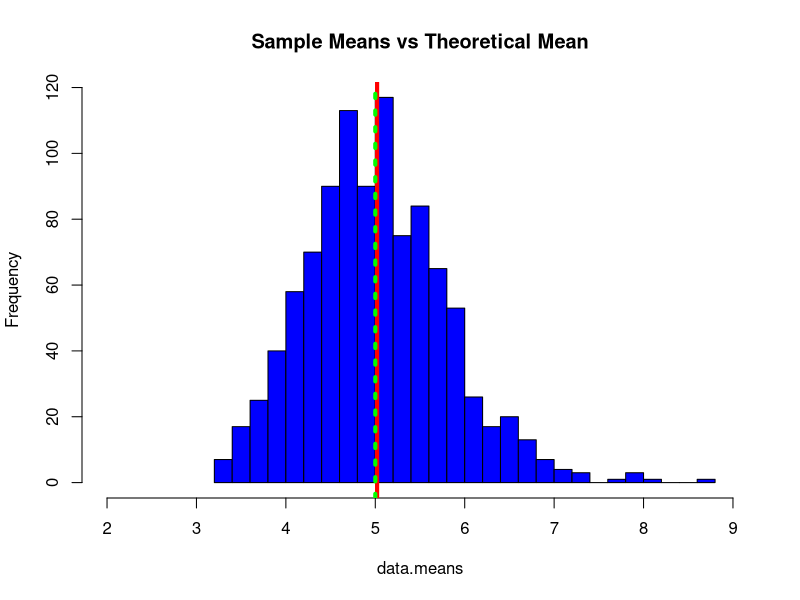
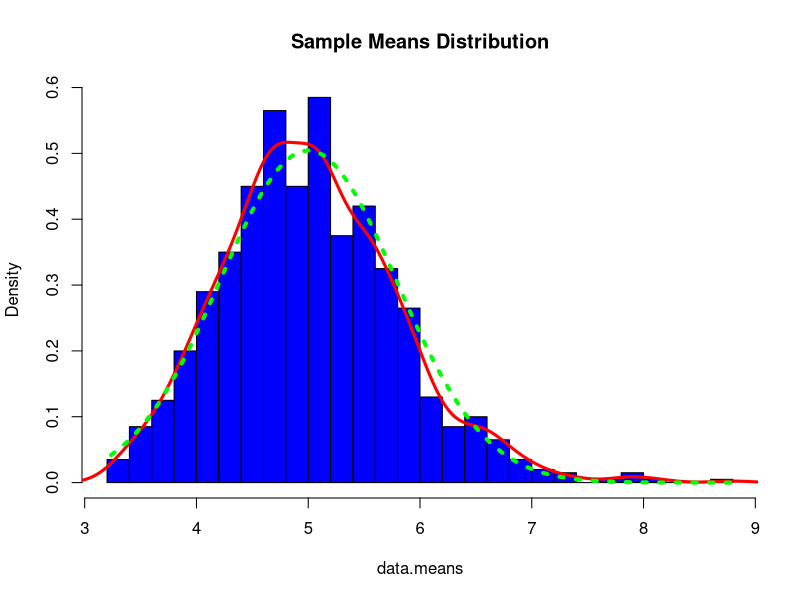

These figures' R source, in order:
## ---- chunk 1
knitr::opts_chunk$set(echo = TRUE)
## ---- chunk 2
lambda <- 0.2     # labmda
n.exp <- 40       # number of exponentials
n.sims <- 1000    # number of simulations
set.seed(2018)
## ---- chunk 3
simulation.data <- as.data.frame(replicate(n.sims, rexp(n.exp, lambda)))

## ---- chunk 4
data.means <- apply(simulation.data, 2, mean)
## ---- chunk 5
mean(data.means)
## ---- chunk 6
hist(data.means, breaks=30, xlim = c(2,9), main="Sample Means vs Theoretical Mean", col = "blue")
abline(v=mean(data.means), lwd="4", col="red")        # Simulation Mean
abline(v=5, lwd="4", col="green",lty="dotted")        # Theoretical Mean
## ---- chunk 7
print(paste("Theoretical variance: ", round( ((1/lambda)/sqrt(n.exp))^2 ,5)))
print(paste("Sample variance: ", round(var(data.means) ,5) ))
print(paste("Theoretical standard deviation: ", round( (1/lambda)/sqrt(n.exp) ,5)))
print(paste("Sample standard deviation: ", round( sd(data.means),5)))
## ---- chunk 8
#Plotting of the mean distribution of the samples
hist(data.means, breaks = 30, prob=TRUE, col="blue", main="Sample Means Distribution")
lines(density(data.means), lwd=3, col="red")

#Plotting of the normal distribution line
x <- seq(min(data.means), max(data.means), length=2*n.exp)
y <- dnorm(x, mean=1/lambda, sd=sqrt(((1/lambda)/sqrt(n.exp))^2))
lines(x, y, pch=22, col="green", lwd=4, lty = "dotted")
